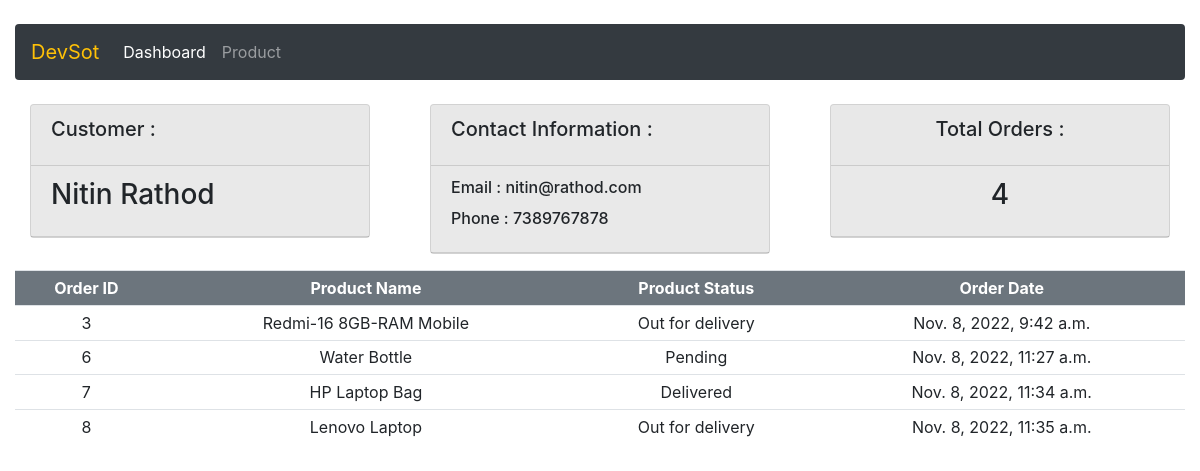
Screenshot of /customer/3 with the database file from the repository.
### nik_app/models.py (models this page shows)
class Customer(models.Model):
    name = models.CharField(max_length=50,null=True)
    phone = models.CharField(max_length=50,null=True)
    email = models.EmailField()
    date_created = models.DateTimeField(auto_now_add=True, null=True)
    def __str__(self):
        return self.name

class Order(models.Model):
    STATUS=(
        ('Pending','Pending'),
        ('Out for delivery','Out for delivery'),
        ('Delivered','Delivered')
    )
    customer = models.ForeignKey(Customer, null=True, on_delete=models.SET_NULL)
    product = models.ForeignKey(Product, null=True, on_delete=models.SET_NULL)
    date_created = models.DateTimeField(auto_now_add=True, null=True)
    status = models.CharField(max_length=50,null=True, choices=STATUS)

class Product(models.Model):
    CATEGORY=(
        ('Indoor', 'Indoor'),
        ('Out Door', 'Out Door'),
    )
    name = models.CharField(max_length=50,null=True)
    price = models.FloatField()
    category = models.CharField(max_length=50,null=True, choices= CATEGORY)
    description = models.CharField(max_length=200,null=True, blank=True)
    date_created = models.DateTimeField(auto_now_add=True,null=True)
    tags = models.ManyToManyField(Tags)
    def __str__(self):
        return self.name

### nik_app/views.py (the view)
# urls.py: path('customer/<str:cust_id>',views.customer, name="Customer")
def customer(request,cust_id):
    customer = Customer.objects.all()
    user = customer.filter(id=cust_id)
    orders = Order.objects.all()
    order = orders.filter(customer = cust_id)
    totalOrder = order.count()
    return render(request,'nik-app/customer.html',{'user':user[0],'customer':user,'order':order,'totalOrder':totalOrder})

### template/nik-app/customer.html
{% extends 'nik-app/base.html' %}
{%  block content%}
<br/>
<div class="row">
    <div class="col">
        <div class="col-md">
            <div class="card mb-3" style="background-color: #f0f0f0;">
                <div class="card-header ">
                    <h5 class="card-title ">Customer : </h5>
                </div>
                <div class="card-header">
                    <h3 class="card-title">{{user}}</h3>
                </div>
            </div>
        </div>
    </div>
    <div class="col">
        <div class="col-md">
            <div class="card mb-3" style="background-color: #f0f0f0;">
                <div class="card-header">
                    <h5 class="card-title">Contact Information : </h5>
                </div>
                <div class="card-header">
                    {% for i in customer %}
                    <h6 class="card-title">Email :  {{i.email}}</h6>
                    <h6 class="card-title"> Phone :  {{i.phone}}</h6>
                    {% endfor %}
                </div>
            </div>
        </div>
    </div>
    <div class="col">
        <div class="col-md">
            <div class="card text-center mb-3" style="background-color: #f0f0f0;">
                <div class="card-header">
                    <h5 class="card-title">Total Orders : </h5>
                </div>
                <div class="card-header">
                    <h3 class="card-title">{{totalOrder}}</h3>
                </div>
            </div>
        </div>
    </div>
</div>
<div class="row">
    <div class="col">
        <table class="table table-sm text-center">
            <tr class="text-white bg-secondary">
                <th>Order ID</th>
                <th>Product Name</th>
                <th>Product Status</th>
                <th>Order Date</th>
            </tr>
            {% for itm in order %}
            <tr>
                <td>{{itm.id}}</td>
                <td>{{itm.product}}</td>
                <td>{{itm.status}}</td>
                <td>{{itm.date_created}}</td>
            </tr>
            {% endfor %}
        </table>
    </div>
</div>
{% endblock %}

### rows the page displays
Customer: name "Nitin Rathod", email "nitin@rathod.com", phone "7389767878"
Order: id "3", product "Redmi-16 8GB-RAM Mobile", status "Out for delivery", date_created "Nov. 8, 2022, 9:42 a.m."
Order: id "6", product "Water Bottle", status "Pending", date_created "Nov. 8, 2022, 11:27 a.m."
Order: id "7", product "HP Laptop Bag", status "Delivered", date_created "Nov. 8, 2022, 11:34 a.m."
Order: id "8", product "Lenovo Laptop", status "Out for delivery", date_created "Nov. 8, 2022, 11:35 a.m."

### other values shown
{{ totalOrder }} "4"
